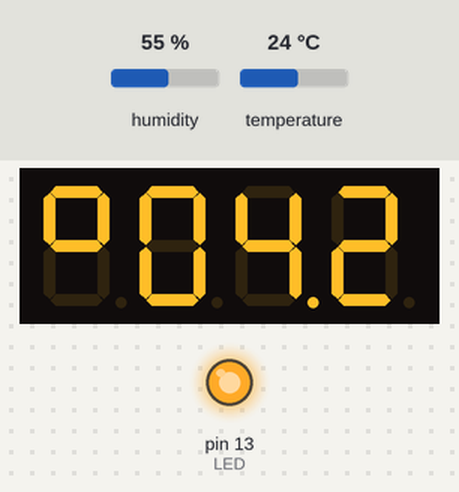
Bench run of a sketch on a simulated Teensy 4. Parts: 4-digit seven-segment display, output pins drawn as LEDs (lit = HIGH). Wiring (inferred from the names in the program): 4-digit 7-segment display, segments lit when HIGH: segments pin 8, pin 12, pin 29, pin 31, pin 32, pin 9, pin 28, pin 30; digit selects pin 27, pin 11, pin 10, pin 7. The test bench sets the inputs (shaded band); at power-on: humidity 55 %, temperature 24 °C. The segment pins are drawn as the display they are named for; pins used as bus, display or sensor lines are not drawn.

Above: at 1.3 s.
1.4 s: humidity set to 22 %
At 3.6 s:
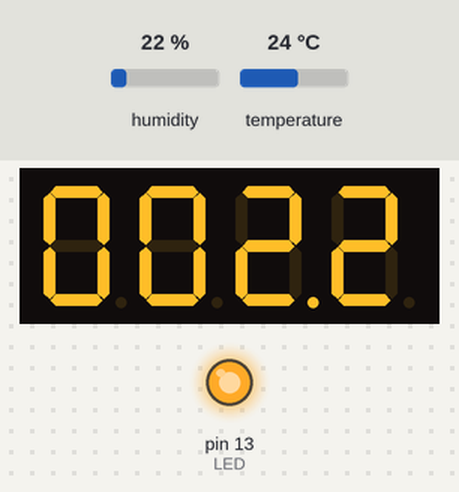
4.4 s: humidity set to 40 %
At 5.5 s:
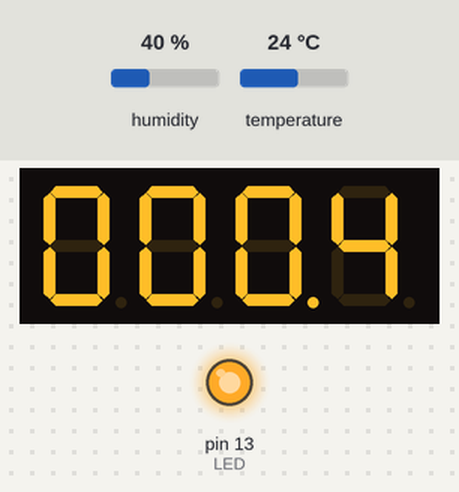
6.1 s: humidity set to 68 %
At 7.0 s:
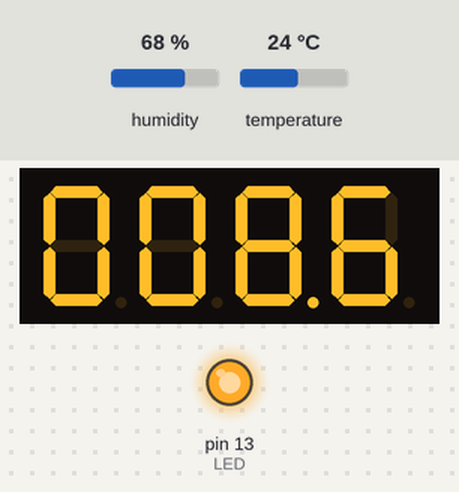
8.1 s: temperature set to 12 °C
At 10.9 s:
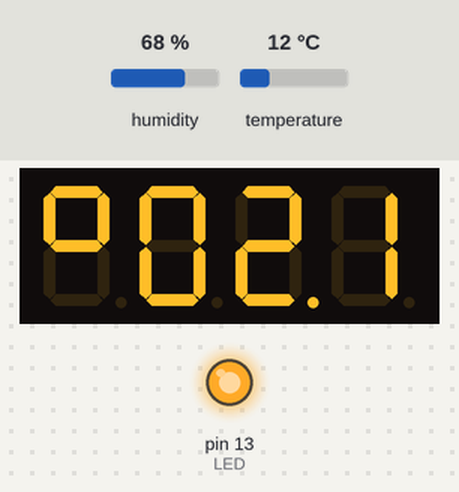
Timing chart, 0 to 12.1 s (numbered marks = the images above; inputs shaded):
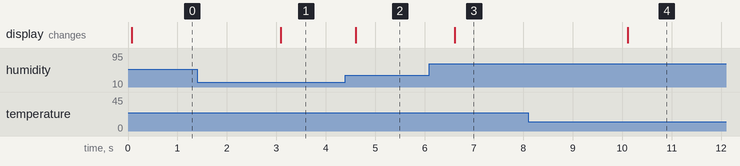

The sketch:

Humidity_Temp_Sensor.ino
```cpp
/*
	Common Anode 7-segment LED display

    A
   ---
F |   | B
  | G |
   ---
E |   | C
  |   |
   ---
    D
 */

#include "SparkFunHTU21D.h"

#define UPDATE_7SEGMENT_MS 10
#define DISPLAY_TEMP_INTEVAL_MS 7000
#define DISPLAY_HUMIDITY_INTEVAL_MS 3000
#define READ_DATA_INTERVAL_MS 500 // 4000
// #define SERIAL_ENABLE

#define ARRAY_LENGTH(x)	(sizeof(x) / sizeof((x)[0]))
#define CELSIUS_FIGURE 10
#define MINUS_FIGURE 11

IntervalTimer read_sensors_timer;
IntervalTimer show_digits_timer;
IntervalTimer toggle_display_timer;

float humidity = 0;
float tempf = 0;

int LED = 13;

int pinA = 8;
int pinB = 12; // pin 7 on 7 segment
int pinC = 29;
int pinD = 31;
int pinE = 32; // 1 on 7 segment
int pinF = 9;
int pinG = 28;

int DP = 30;

int D1 = 27;
int D2 = 11;
int D3 = 10;
int D4 = 7;

int all_D_pins[] = { D1, D2, D3, D4 };
int all_number_pins[] = { pinA, pinB, pinC, pinD, pinE, pinF, pinG };

int _NON = -1;

int multidim_num_pins[][7] = {
	{ pinA, pinB, pinC, pinD, pinE, pinF, _NON }, // 0
	{ _NON, pinB, pinC, _NON, _NON, _NON, _NON }, // 1
	{ pinA, pinB, _NON, pinD, pinE, _NON, pinG }, // 2
	{ pinA, pinB, pinC, pinD, _NON, _NON, pinG }, // 3
	{ _NON, pinB, pinC, _NON, _NON, pinF, pinG }, // 4
	{ pinA, _NON, pinC, pinD, _NON, pinF, pinG }, // 5
	{ pinA, _NON, pinC, pinD, pinE, pinF, pinG }, // 6
	{ pinA, pinB, pinC, _NON, _NON, _NON, _NON }, // 7
	{ pinA, pinB, pinC, pinD, pinE, pinF, pinG }, // 8
	{ pinA, pinB, pinC, _NON, _NON, pinF, pinG }, // 9
	{ pinA, pinB, _NON, _NON, _NON, pinF, pinG }, // celsius
	{ _NON, _NON, _NON, _NON, _NON, _NON, pinG }  // minus
};

HTU21D sensor_HTU21D;

bool print_temp = true;
//---------------------------------------------------------------
void setup()
{
#ifdef SERIAL_ENABLE
	Serial.begin(9600);
#endif

	pinMode(LED, OUTPUT);
	digitalWrite(LED, HIGH);

	for(size_t i = 0; i < ARRAY_LENGTH(all_D_pins); i++) { pinMode(all_D_pins[i], OUTPUT); }
	for(size_t i = 0; i < ARRAY_LENGTH(all_number_pins); i++) { pinMode(all_number_pins[i], OUTPUT); }

	pinMode(DP, OUTPUT);

	reset_pins();

	sensor_HTU21D.begin();

	read_sensors_timer.begin(read_sensors, READ_DATA_INTERVAL_MS * 1000);
	read_sensors_timer.priority(254);

	toggle_display_timer.begin(toggleDisplay, DISPLAY_HUMIDITY_INTEVAL_MS * 1000);
	toggle_display_timer.priority(250);

	show_digits_timer.begin(print_seven_segment, UPDATE_7SEGMENT_MS * 1000);
	show_digits_timer.priority(200);

	read_sensors();
}

void loop(){ }

void read_sensors(){
	// tempf = 1.234;
	// tempf = 12.34;
	// tempf = -1.234;
	// tempf = -12.34;
	tempf = sensor_HTU21D.readTemperature();
	humidity = sensor_HTU21D.readHumidity();

#ifdef SERIAL_ENABLE
	Serial.println("Temp:" + String(tempf) + "C, " + "Humidity:" + String(humidity) + "%");
#endif
}

void toggleDisplay(){
	print_temp = !print_temp;
	if(print_temp) { toggle_display_timer.update(DISPLAY_HUMIDITY_INTEVAL_MS * 1000); }
	else { toggle_display_timer.update(DISPLAY_TEMP_INTEVAL_MS * 1000); }
}

void print_seven_segment(){

	int temp_array [5] = {0};

	int print_sensor;
	if(print_temp) { print_sensor = (int) (abs(tempf) * 100); }
	else { print_sensor = (int) (humidity * 100); }

	for(size_t i = 0; i < ARRAY_LENGTH(temp_array); i++)
	{
		temp_array[i] = print_sensor % 10;
		print_sensor /= 10;
	}

	// LSB ORDER

	int index = 0;
	int D_pins_index = 0;
	if(print_temp) {
		if(tempf >= 0) {
			show_digit(all_D_pins[D_pins_index++], CELSIUS_FIGURE, false);
			if(tempf >= 10) { index++; }
		}
		else {
			if(tempf <= -10) { index++; }
			show_digit(all_D_pins[D_pins_index++], temp_array[index++], false);  // In this case FIRST increase the index, and then send the value
		}
	}
	else {
		show_digit(all_D_pins[D_pins_index++], temp_array[index++], false);
	}

	delay(2);
	show_digit(all_D_pins[D_pins_index++], temp_array[index++], print_temp && tempf <= -10); // last arg is false unless temp < -10c
	delay(2);
	show_digit(all_D_pins[D_pins_index++], temp_array[index++], !(print_temp && (tempf <= -10 || (tempf <= 10 && tempf > 0)))); // last arg is true unless temp < -10c or temp > 10c
	delay(2);
	if(print_temp && tempf < 0) { show_digit(all_D_pins[D_pins_index++], MINUS_FIGURE, false); }
	else{ show_digit(all_D_pins[D_pins_index++], temp_array[index++], print_temp && tempf < 10); } // last arg is false unless temp < 10c

	delay(2);
}

void reset_pins(){
	for(size_t i = 0; i < ARRAY_LENGTH(all_D_pins); i++) { digitalWrite(all_D_pins[i], HIGH); }
	for(size_t i = 0; i < ARRAY_LENGTH(all_number_pins); i++) { digitalWrite(all_number_pins[i], LOW); }
	digitalWrite(DP, LOW);
}

void show_digit(int D_pin, int number, bool enable_dp){

	reset_pins();

	digitalWrite(D_pin, LOW);
	if(enable_dp) { digitalWrite(DP, HIGH); }

	for(size_t i = 0; i < ARRAY_LENGTH(multidim_num_pins[number]); i++) {
		if(multidim_num_pins[number][i] != _NON) { digitalWrite(multidim_num_pins[number][i], HIGH); }
	}
}
```

Measured:
- after the input at 1.4 s, the display: changes after 1.7 s (image 1)
- after the input at 4.4 s, the display: changes after 0.21 s (image 2)
- after the input at 6.1 s, the display: changes after 0.51 s (image 3)
- after the input at 8.1 s, the display: changes after 2.0 s (image 4)
